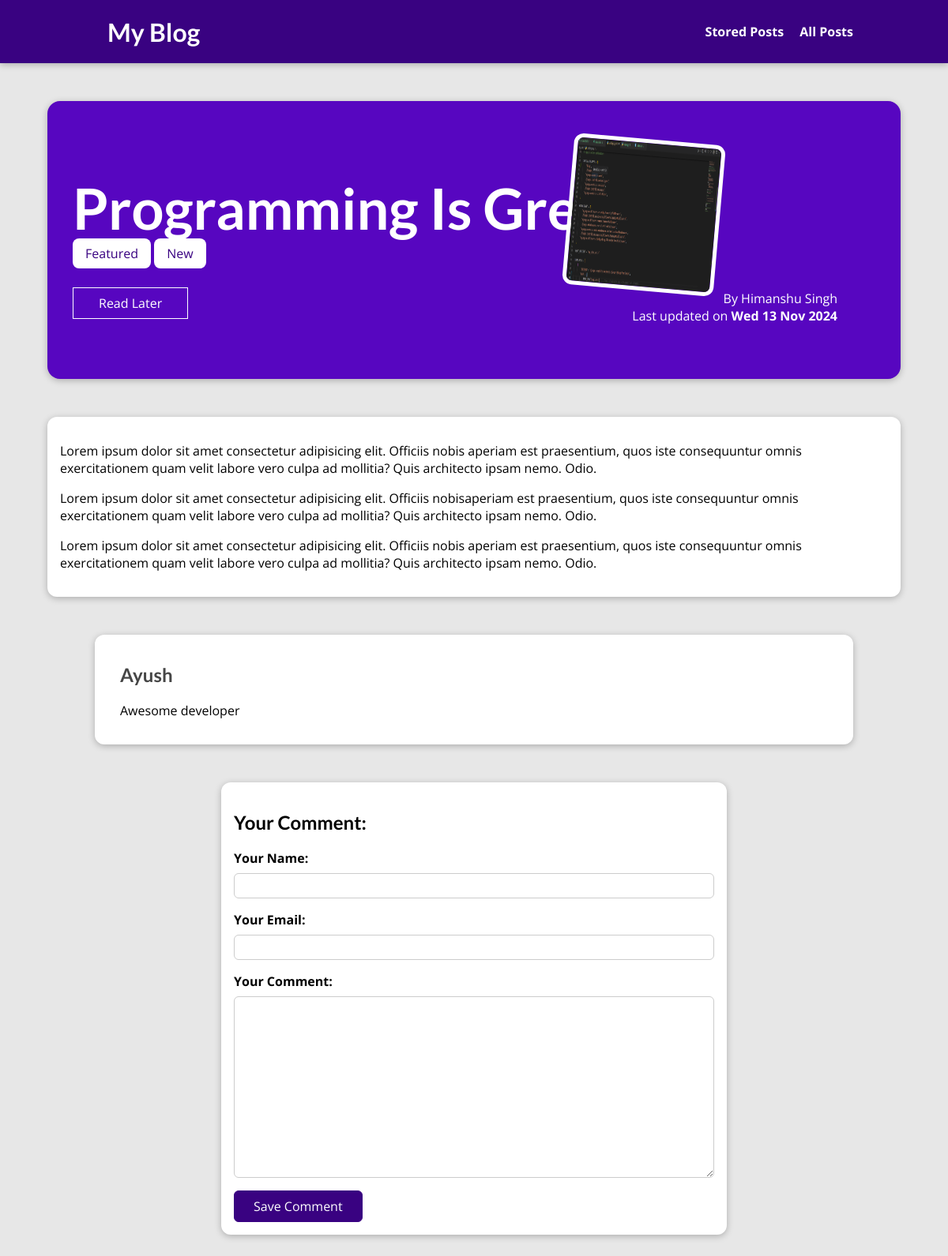
The page /posts/programming-is-great on the database its author committed.
### blog/models.py (models this page shows, shortened)
class Post(models.Model):
    title = models.CharField(max_length=150)
    excerpt = models.CharField(max_length=200)
    image = models.ImageField(upload_to="posts", null=True)
    date = models.DateField(auto_now=True)
    slug = models.SlugField(unique=True, db_index=True)
    content = models.TextField(validators = [MinLengthValidator(10)])
    author = models.ForeignKey(Author, on_delete=models.SET_NULL, null=True,  related_name="posts")   #every post had one author but one author could have many posts,we added the author field to the post. OneToMany Relation
    tags = models.ManyToManyField(Tag)

class Tag(models.Model):
    caption = models.CharField(max_length=20)

class Author(models.Model):
    first_name = models.CharField(max_length=100)
    last_name = models.CharField(max_length=100)
    email = models.EmailField()
    def full_name(self):
        return f"{self.first_name} {self.last_name}"
    def __str__(self):
        return self.full_name()

class Comment(models.Model):
    user_name = models.CharField(max_length=120)
    user_email = models.EmailField()
    text = models.TextField(max_length=400)
    post = models.ForeignKey(Post, on_delete=models.CASCADE, related_name="comments")

### blog/views.py (the view, shortened to what this page needs)
# urls.py: path("posts/<slug:slug>", views.SinglePostView.as_view() , name="post-detail-page"), #posts/my-first-post
class SinglePostView(View):
    def is_stored_post(self, request, post_id):
        stored_posts = request.session.get("stored_posts")
        if stored_posts is not None:
            is_saved_for_later = post_id in stored_posts
        else:
            is_saved_for_later = False
        return is_saved_for_later
    def get(self, request, slug):
        post = Post.objects.get(slug=slug)
        context = {
            "post": post,
            "post_tags": post.tags.all(),
            "comment_form": CommentForm(),
            "comments" : post.comments.all().order_by("-id"),
            "saved_for_later" : self.is_stored_post(request, post.id)
            }
        return render(request, "blog/post-detail.html", context)

### blog/forms.py
class CommentForm(forms.ModelForm):
    class Meta:
        model = Comment
        exclude = ["post"]
        labels = {
            "user_name": "Your Name",
            "user_email": "Your Email",
            "text": "Your Comment"
        }

### blog/templates/blog/post-detail.html (shortened to what this page needs)
{% extends "base.html" %} {% load static %}
{% block css_files %}
<link rel="stylesheet" href="{% static "blog\post-detail.css" %}">
{% endblock %}
{%block content%}
<section id="summary">
  <h2>{{ post.title }}</h2>
  <div>
    {% for tag in post_tags %}
      <span class="tag">{{ tag.caption }}</span>
    {% endfor %}
  </div>
  <div id="read-later">
    <form action="{% url "read-later" %}" method="POST">
      <button>Read Later</button>
    </form>
  </div>
  <article>
    <img src="{{ post.image.url }}" alt="{{ post.title }}">
    <adress>By <a href="mailto:{{post.author.email}}">{{ post.author }}</a></adress>
    <div>Last updated on <time> {{post.date|date:"D d M Y"}} </time></div>
  </article>
</section>
<main>
 {{post.content|linebreaks}}
</main>
<section id="comments">
  <ul>
    {% for comment in comments %}
      <li>
        <h2>{{ comment.user_name }}</h2>
        <p>{{ comment.text|linebreaks }}</p>
      </li>
    {% endfor %}
  </ul>
</section>
<section id="comment-form">
  <h2>Your Comment:</h2>
  <form action="{% url "post-detail-page" post.slug %}" method="POST">
    {% for form_field in comment_form %}
      <div class="form-control {% if form_field.errors %}invalid{% endif %}" >
        {{ form_field.label_tag }}
        {{ form_field }}
      </div>
    {% endfor %}
    <button>Save Comment</button>
  </form>
</section>
{% endblock %}

### static/app.css (style rules this page uses)
* { box-sizing: border-box; }
html { font-family: 'Open Sans', 'Lato', sans-serif; }
body { margin: 0; }
h1, h2, h3 { font-family: 'Lato', sans-serif; font-weight: bold; }

### blog/static/blog/post-detail.css (style rules this page uses)
body { background-color: #e7e7e7; }
#summary { margin: 8rem auto 3rem auto; padding: 2rem; width: 90%; max-width: 90rem; border-radius: 16px; background-color: #5706c0; position: relative; box-shadow: 0 2px 8px rgba(0, 0, 0, 0.25); height: 22rem; }
#summary h2 { color: white; font-size: 4.5rem; margin-bottom: 0.25rem; }
#summary article { position: absolute; top: 2rem; right: 3rem; padding: 1rem 2rem; border-radius: 12px; text-align: right; color: white; }
#summary article img { width: 12rem; height: 12rem; border-radius: 12px; transform: rotateZ(5deg); border: 5px solid white; margin-bottom: 1rem; }
#summary a { color: white; text-decoration: none; }
#summary time { font-weight: bold; }
#read-later { margin: 2rem 0; }
#read-later button { background-color: transparent; border: 1px solid white; padding: 0.5rem 2rem; font: inherit; color: white; cursor: pointer; }
main { width: 90%; max-width: 90rem; margin: 3rem auto; background-color: white; padding: 1rem; border-radius: 12px; box-shadow: 0 2px 8px rgba(0, 0, 0, 0.25); }
.tag { background-color: white; color: #390281; padding: 0.5rem 1rem; border-radius: 8px; }
#comment-form { margin: 3rem auto; width: 90%; max-width: 40rem; border-radius: 12px; background-color: white; box-shadow: 0 2px 8px rgba(0, 0, 0, 0.25); padding: 1rem; }
#comment-form button { font: inherit; background-color: #390281; color: white; border: 1px solid #390281; padding: 0.5rem 1.5rem; border-radius: 6px; cursor: pointer; }
.form-control { margin-bottom: 1rem; }
.form-control label { font-weight: bold; margin-bottom: 0.5rem; display: block; }
.form-control input, .form-control textarea { display: block; width: 100%; font: inherit; padding: 0.25rem; border-radius: 6px; border: 1px solid #ccc; }
#comments { margin: 3rem auto; width: 90%; max-width: 60rem; border-radius: 12px; background-color: white; box-shadow: 0 2px 8px rgba(0, 0, 0, 0.25); padding: 1rem 2rem; }
#comments ul { list-style: none; margin: 0; padding: 0; }
#comments li { margin-bottom: 1rem; border-bottom: 2px solid #ccc; }
#comments li:last-of-type { border-bottom: none; }
#comments h2 { color: #464646; }

### rows shown on the page
Post: title "Programming Is Great!", image (picture), author "Himanshu Singh", date "Wed 13 Nov 2024", content "Lorem ipsum dolor sit amet consectetur adipisicing elit. Officiis nobis aperiam est praesentium, quos iste consequuntur omnis exercitationem quam velit labore vero culpa ad mollitia? Quis architecto ipsam nemo. Odio. Lorem ipsum dolor sit amet consectetur adipisicing elit. Officiis nobisaperiam est praesentium, quos iste consequuntur omnis exercitationem quam velit labore vero culpa ad mollitia? Quis architecto ipsam nemo. Odio. Lorem ipsum dolor sit amet consectetur adipisicing elit. Officiis nobis aperiam est praesentium, quos iste consequuntur omnis exercitationem quam velit labore vero culpa ad mollitia? Quis architecto ipsam nemo. Odio."
Tag: caption "Featured"
Tag: caption "New"
Comment: user_name "Ayush", text "Awesome developer"
